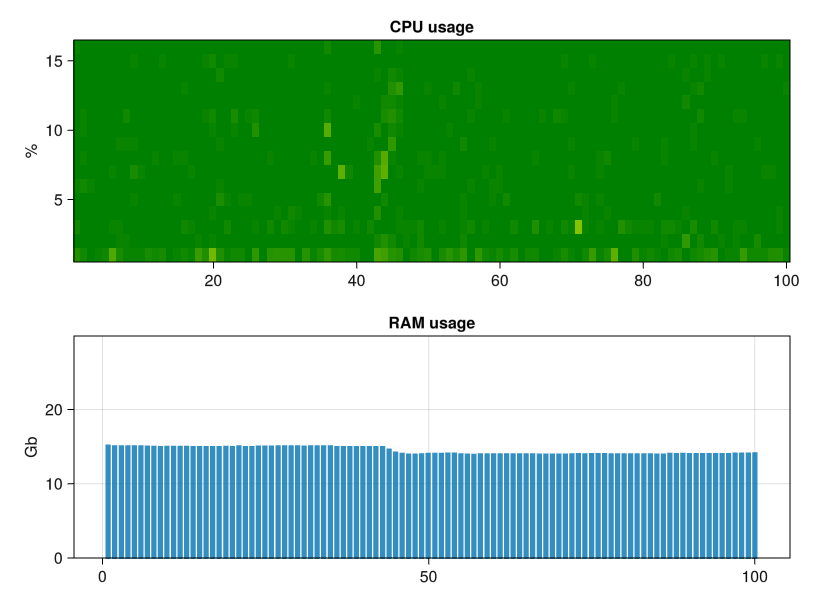

Julia code for this plot:


idle_time(info::Sys.CPUinfo) = Int64(info.cpu_times!idle)

busy_time(info::Sys.CPUinfo) = Int64(
    info.cpu_times!user + info.cpu_times!nice + info.cpu_times!sys + info.cpu_times!irq,
)

"""
    cpu_percent(period)
CPU usage between 0.0 and 100 [percent]
The idea is borrowed from https://discourse.julialang.org/t/get-cpu-usage/24468/7
Thank you @fonsp.
"""
function cpu_percent(period::Real=1.0)
    info = Sys.cpu_info()
    busies = busy_time.(info)
    idles = idle_time.(info)

    sleep(period)

    info = Sys.cpu_info()
    busies = busy_time.(info) .- busies
    idles = idle_time.(info) .- idles
    return 100 * busies ./ (idles .+ busies)
end

function get_cpu_usage!(buffer, last_info, current_info)
    return map!(buffer, last_info, current_info) do last, current
        busies = busy_time(current) - busy_time(last)
        idles = idle_time(current) - idle_time(last)
        return 100 * busies ./ (idles .+ busies)
    end
end

struct CPUWatcher
    value::Observable{Vector{Float32}}
    task::Base.RefValue{Task}
    task_condition::Base.RefValue{Bool}
    sampling_interval_s::Base.RefValue{Float64}
end

function CPUWatcher(sampling_interval_s::Number=1.0)
    info = Sys.cpu_info()
    return CPUWatcher(
        Observable(zeros(Float32, length(info))),
        Base.RefValue{Task}(),
        Base.RefValue(true),
        Base.RefValue{Float64}(sampling_interval_s),
    )
end

function start!(cpu_watcher::CPUWatcher)
    if !isassigned(cpu_watcher.task) || istaskdone(cpu_watcher.task[])
        cpu_watcher.task_condition[] = true
        last_info = Sys.cpu_info()
        tstart = time_ns()
        cpu_watcher.task[] = @async while cpu_watcher.task_condition[]
            telapsed = (time_ns() - tstart) / 10^9
            to_sleep = cpu_watcher.sampling_interval_s[] - telapsed
            to_sleep < 0.004 ? yield() : sleep(to_sleep)
            current_info = Sys.cpu_info()
            tstart = time_ns()
            cpu_usage.value[] = get_cpu_usage!(cpu_usage.value[], last_info, current_info)
            last_info = current_info
        end
    end
end

function stop!(cpu_watcher::CPUWatcher)
    !isassigned(cpu_watcher.task) || istaskdone(cpu_watcher.task[]) && return
    cpu_watcher.task_condition[] = false
    return fetch(cpu_watcher.task[])
end

struct RAMWatcher
    value::Observable{Float32}
    task::Base.RefValue{Task}
    task_condition::Base.RefValue{Bool}
    sampling_interval_s::Base.RefValue{Float64}
end

function RAMWatcher(sampling_interval_s::Number=1.0)
    return RAMWatcher(
        Observable(0.0f0),
        Base.RefValue{Task}(),
        Base.RefValue(true),
        Base.RefValue{Float64}(sampling_interval_s),
    )
end

function start!(watcher::RAMWatcher)
    if !isassigned(watcher.task) || istaskdone(watcher.task[])
        watcher.task_condition[] = true
        tstart = time_ns()
        watcher.task[] = @async while watcher.task_condition[]
            telapsed = (time_ns() - tstart) / 10^9
            to_sleep = watcher.sampling_interval_s[] - telapsed
            to_sleep < 0.004 ? yield() : sleep(to_sleep)
            free_memory = Sys.free_memory() / 10^9
            tstart = time_ns()
            watcher.value[] = free_memory
        end
    end
end

function history(input::Observable{<:AbstractVector}, nhistory=100)
    history = zeros(eltype(input[]), nhistory, length(input[]))
    history_obs = Observable(history)
    on(input) do new_vals
        history[begin, :] .= new_vals
        notify(history_obs)
        history .= circshift(history, (1, 0))
        return
    end
    return history_obs
end

function history(input::Observable{T}, nhistory=100) where {T<:Number}
    history = zeros(T, nhistory)
    history_obs = Observable(history)
    on(input) do new_val
        history[begin] = new_val
        notify(history_obs)
        history .= circshift(history, 1)
        return
    end
    return history_obs
end

cpu_usage = CPUWatcher()
start!(cpu_usage)
cpu_history = history(cpu_usage.value)

ram_usage = RAMWatcher()
start!(ram_usage)
ram_history = history(ram_usage.value)

diagnostic_app = App(title="Diagnostic") do session
    # bind global observable to session lifecycle
    chist = map(identity, session, cpu_history)
    rhist = map(identity, session, ram_history)
    fig, ax, pl = heatmap(chist; axis=(; ylabel="%", title="CPU usage"), colormap=[:green, :yellow, :red], colorrange=(0, 100))
    barplot(fig[2, 1], rhist; axis=(; ylabel="Gb", title="RAM usage", limits=(nothing, nothing, 0, Sys.total_memory()/10^9)))
    return DOM.div(fig)
end
